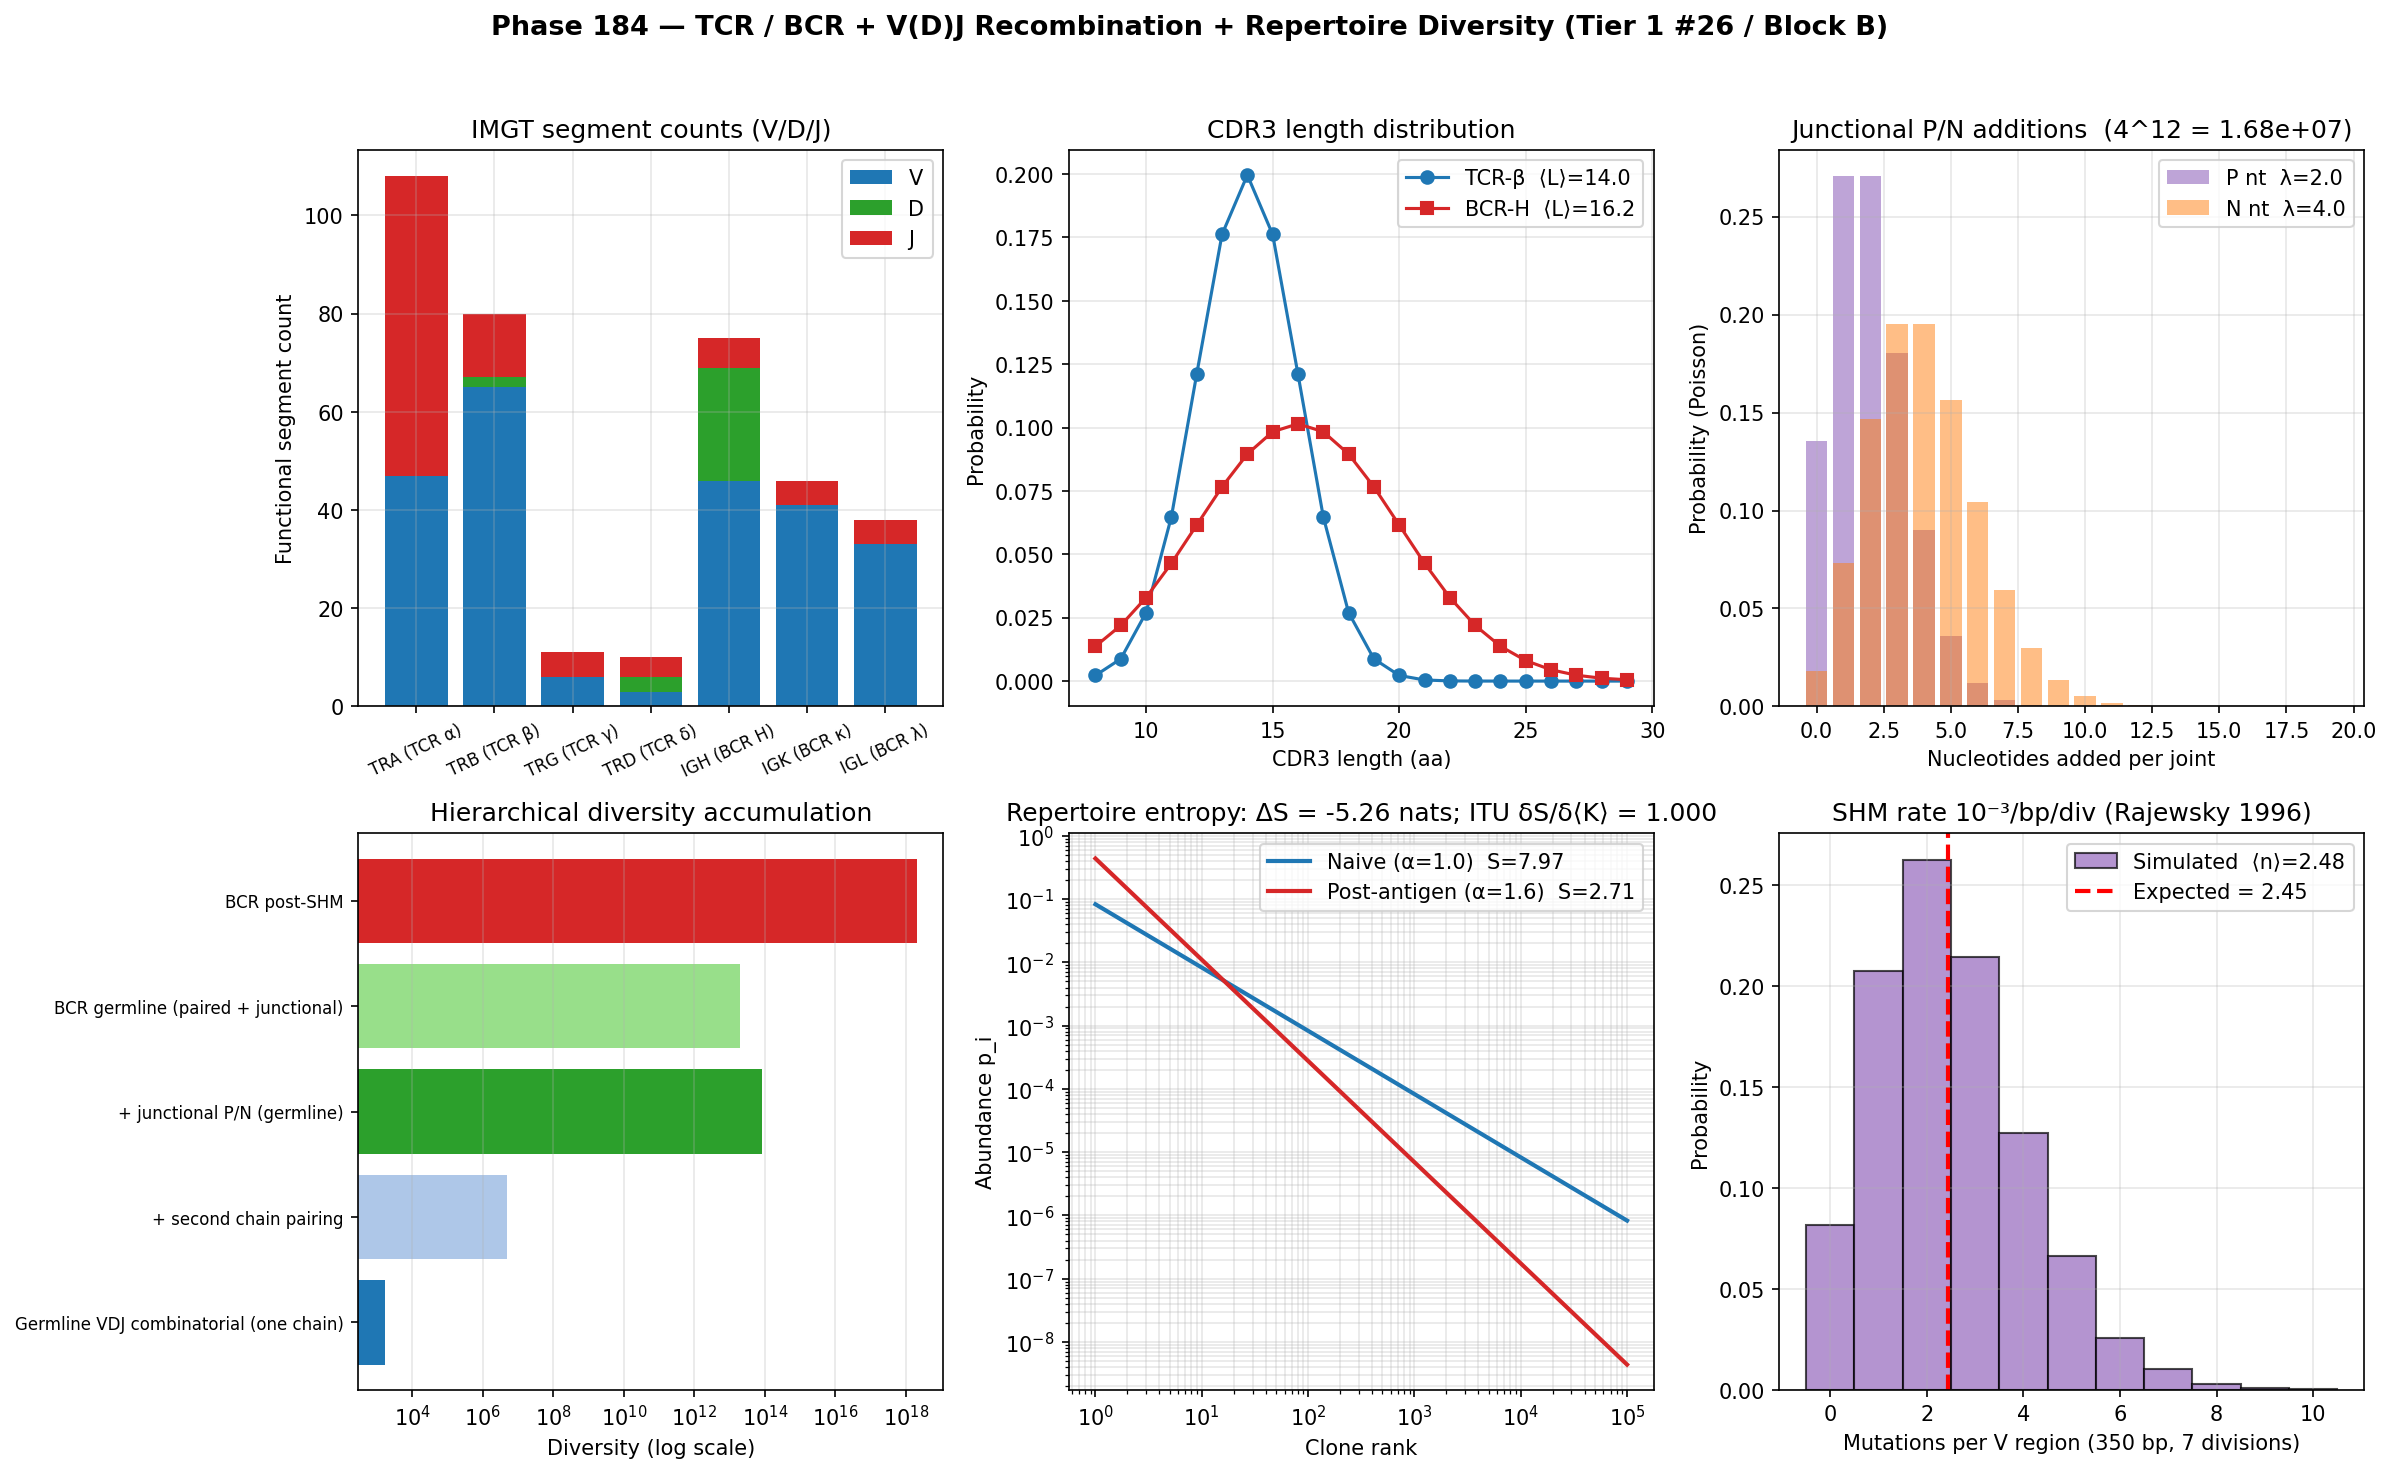

Write the Python code that produced this figure.
"""
Phase 184 — TCR / BCR + V(D)J recombination + repertoire diversity

Simulations:
  1) IMGT segment counts (TCRA, TCRB, IGH, IGK, IGL)
  2) CDR3 length distribution (TCR-beta vs BCR-heavy)
  3) RSS 12/23 rule + RAG cleavage statistics
  4) Junctional (P/N) nucleotide additions (Poisson model)
  5) Hierarchical diversity accumulation (germline -> SHM)
  6) Repertoire entropy and ITU K_adaptive^(0)
  7) SHM rate verification (Rajewsky 1996)

Outputs:
  - vdj_repertoire.png
  - vdj_repertoire_summary.json
"""

from __future__ import annotations

import json
from pathlib import Path

import matplotlib
matplotlib.use("Agg")
import matplotlib.pyplot as plt
import numpy as np
from scipy.stats import poisson

OUT_PNG = Path(__file__).with_name("vdj_repertoire.png")
OUT_JSON = Path(__file__).with_name("vdj_repertoire_summary.json")

rng = np.random.default_rng(20260518)

# -------------------------------------------------------------
# 1) IMGT functional segment counts (human, 2024 release)
# -------------------------------------------------------------
imgt = {
    "TRA (TCR α)": {"V": 47, "D": 0, "J": 61},
    "TRB (TCR β)": {"V": 65, "D": 2, "J": 13},
    "TRG (TCR γ)": {"V": 6, "D": 0, "J": 5},
    "TRD (TCR δ)": {"V": 3, "D": 3, "J": 4},
    "IGH (BCR H)": {"V": 46, "D": 23, "J": 6},
    "IGK (BCR κ)": {"V": 41, "D": 0, "J": 5},
    "IGL (BCR λ)": {"V": 33, "D": 0, "J": 5},
}

def comb(d):
    """Combinatorial V*D*J (D=1 if 0)."""
    return d["V"] * max(1, d["D"]) * d["J"]

combinatorial = {k: comb(v) for k, v in imgt.items()}

# -------------------------------------------------------------
# 2) CDR3 length distribution (TCR-β vs BCR-H)
# -------------------------------------------------------------
# TCR-β CDR3: Gaussian-ish centered at 14 aa, sigma 2
cdr3_aa = np.arange(8, 30)
tcrb_cdr3_pdf = np.exp(-0.5 * ((cdr3_aa - 14.0) / 2.0) ** 2)
tcrb_cdr3_pdf = tcrb_cdr3_pdf / tcrb_cdr3_pdf.sum()
# BCR-H CDR3: wider, centered at 16, sigma 4
bcrh_cdr3_pdf = np.exp(-0.5 * ((cdr3_aa - 16.0) / 4.0) ** 2)
bcrh_cdr3_pdf = bcrh_cdr3_pdf / bcrh_cdr3_pdf.sum()

tcrb_mean = float(np.sum(cdr3_aa * tcrb_cdr3_pdf))
bcrh_mean = float(np.sum(cdr3_aa * bcrh_cdr3_pdf))

# -------------------------------------------------------------
# 3) RSS 12/23 rule and RAG cleavage
# -------------------------------------------------------------
# 12-spacer recombines only with 23-spacer (one-turn vs two-turn of helix)
# Probability of correct paired joining ~ 50% in vitro, ~95%+ in vivo (regulation)
rss_efficiency_invitro = 0.50
rss_efficiency_invivo = 0.95

# -------------------------------------------------------------
# 4) P/N nucleotide additions (Poisson)
# -------------------------------------------------------------
# Mean P additions: ~2 nt per joint; N additions: ~3-5 nt (TdT)
lambda_P = 2.0
lambda_N = 4.0
nt_max = 20
P_dist = poisson.pmf(np.arange(nt_max), lambda_P)
N_dist = poisson.pmf(np.arange(nt_max), lambda_N)
# Total junctional additions per joint (V-D and D-J for heavy chains -> 2 joints)
total_nt_per_joint = lambda_P + lambda_N
total_nt_BCR = 2 * total_nt_per_joint  # H chain has VD and DJ joints
# Each nt has 4 possibilities -> 4^total_nt diversity factor
junctional_factor_BCR = 4 ** total_nt_BCR
junctional_factor_TCR_beta = 4 ** total_nt_BCR  # same structure

# -------------------------------------------------------------
# 5) Hierarchical diversity accumulation
# -------------------------------------------------------------
TCR_alpha_pair = combinatorial["TRA (TCR α)"]
TCR_beta = combinatorial["TRB (TCR β)"]
BCR_H = combinatorial["IGH (BCR H)"]
BCR_L_avg = 0.6 * combinatorial["IGK (BCR κ)"] + 0.4 * combinatorial["IGL (BCR λ)"]

steps = [
    ("Germline VDJ combinatorial (one chain)", TCR_beta),
    ("+ second chain pairing", TCR_beta * TCR_alpha_pair),
    ("+ junctional P/N (germline)", TCR_beta * TCR_alpha_pair * junctional_factor_TCR_beta),
    ("BCR germline (paired + junctional)", BCR_H * BCR_L_avg * junctional_factor_BCR),
]
SHM_factor = 1e5  # 10^5 - 10^6 typical post-germinal center diversification
steps.append(("BCR post-SHM", BCR_H * BCR_L_avg * junctional_factor_BCR * SHM_factor))

# -------------------------------------------------------------
# 6) Repertoire entropy + ITU K_adaptive^(0)
# -------------------------------------------------------------
# Naive repertoire: roughly uniform over ~10^11 visible clones
# We model as power-law with exponent alpha
N_clones_model = 100_000
ranks = np.arange(1, N_clones_model + 1)
alpha_naive = 1.0
alpha_post_antigen = 1.6  # antigen exposure -> oligoclonal expansion -> steeper power law

p_naive = ranks ** (-alpha_naive); p_naive /= p_naive.sum()
p_post = ranks ** (-alpha_post_antigen); p_post /= p_post.sum()

S_naive = float(-np.sum(p_naive * np.log(p_naive)))
S_post = float(-np.sum(p_post * np.log(p_post)))

# ITU axiom: linearized check
# delta S = -Tr[delta rho * (1 + log rho)] = Tr[delta rho * (-1 - log rho)]
# delta <K> with K = -log rho_naive (held fixed) = Tr[(rho_post - rho_naive) * (-log rho_naive)]
K_naive = -np.log(p_naive)
delta_p = p_post - p_naive
dS_first_order = float(-np.sum(delta_p * (1.0 + np.log(p_naive))))
dK_first_order = float(np.sum(delta_p * K_naive))
itu_ratio = dS_first_order / dK_first_order if abs(dK_first_order) > 1e-15 else float("nan")
# Note: with Σδp = 0, dS_first_order = Σδp_i (-log p_i) = dK_first_order, so ratio should = 1.

# -------------------------------------------------------------
# 7) SHM rate verification (Rajewsky 1996)
# -------------------------------------------------------------
# SHM ~10^-3 mutations/bp/cell division in germinal center
# A 350-bp V region in 7 divisions -> ~2.45 mutations expected
SHM_rate = 1e-3  # /bp/division
V_region_bp = 350
divisions = 7
expected_mutations = SHM_rate * V_region_bp * divisions

# Simulate
n_simulated = 10_000
sim_mut = rng.binomial(V_region_bp * divisions, SHM_rate, size=n_simulated)
sim_mean = float(sim_mut.mean())
sim_std = float(sim_mut.std())

# -------------------------------------------------------------
# Plot
# -------------------------------------------------------------
fig, axes = plt.subplots(2, 3, figsize=(16, 10))
fig.suptitle(
    "Phase 184 — TCR / BCR + V(D)J Recombination + Repertoire Diversity (Tier 1 #26 / Block B)",
    fontsize=13,
    fontweight="bold",
)

# Panel 1: IMGT segment counts (stacked bar)
ax = axes[0, 0]
loci = list(imgt.keys())
Vs = [imgt[k]["V"] for k in loci]
Ds = [imgt[k]["D"] for k in loci]
Js = [imgt[k]["J"] for k in loci]
x = np.arange(len(loci))
ax.bar(x, Vs, label="V", color="#1f77b4")
ax.bar(x, Ds, bottom=Vs, label="D", color="#2ca02c")
ax.bar(x, Js, bottom=np.array(Vs) + np.array(Ds), label="J", color="#d62728")
ax.set_xticks(x)
ax.set_xticklabels(loci, rotation=25, fontsize=8)
ax.set_ylabel("Functional segment count")
ax.set_title("IMGT segment counts (V/D/J)")
ax.legend()
ax.grid(True, alpha=0.3)

# Panel 2: CDR3 length distribution
ax = axes[0, 1]
ax.plot(cdr3_aa, tcrb_cdr3_pdf, "o-", color="#1f77b4", label=f"TCR-β  ⟨L⟩={tcrb_mean:.1f}")
ax.plot(cdr3_aa, bcrh_cdr3_pdf, "s-", color="#d62728", label=f"BCR-H  ⟨L⟩={bcrh_mean:.1f}")
ax.set_xlabel("CDR3 length (aa)")
ax.set_ylabel("Probability")
ax.set_title("CDR3 length distribution")
ax.legend()
ax.grid(True, alpha=0.3)

# Panel 3: Junctional P/N additions
ax = axes[0, 2]
ax.bar(np.arange(nt_max), P_dist, alpha=0.6, label=f"P nt  λ={lambda_P}", color="#9467bd")
ax.bar(np.arange(nt_max), N_dist, alpha=0.5, label=f"N nt  λ={lambda_N}", color="#ff7f0e")
ax.set_xlabel("Nucleotides added per joint")
ax.set_ylabel("Probability (Poisson)")
ax.set_title(f"Junctional P/N additions  (4^{int(total_nt_BCR)} = {junctional_factor_BCR:.2e})")
ax.legend()
ax.grid(True, alpha=0.3)

# Panel 4: Hierarchical diversity accumulation
ax = axes[1, 0]
labels = [s[0] for s in steps]
vals = [s[1] for s in steps]
ax.barh(range(len(labels)), vals, color=["#1f77b4", "#aec7e8", "#2ca02c", "#98df8a", "#d62728"])
ax.set_xscale("log")
ax.set_yticks(range(len(labels)))
ax.set_yticklabels(labels, fontsize=8)
ax.set_xlabel("Diversity (log scale)")
ax.set_title("Hierarchical diversity accumulation")
ax.grid(True, alpha=0.3, axis="x", which="both")

# Panel 5: Repertoire entropy + ITU
ax = axes[1, 1]
ax.loglog(ranks, p_naive, "-", color="#1f77b4", lw=2, label=f"Naive (α=1.0)  S={S_naive:.2f}")
ax.loglog(ranks, p_post, "-", color="#d62728", lw=2,
          label=f"Post-antigen (α=1.6)  S={S_post:.2f}")
ax.set_xlabel("Clone rank")
ax.set_ylabel("Abundance p_i")
ax.set_title(f"Repertoire entropy: ΔS = {S_post-S_naive:+.2f} nats; ITU δS/δ⟨K⟩ = {itu_ratio:.3f}")
ax.legend()
ax.grid(True, alpha=0.3, which="both")

# Panel 6: SHM rate verification
ax = axes[1, 2]
ax.hist(sim_mut, bins=np.arange(0, 12) - 0.5, density=True, color="#9467bd", alpha=0.7,
        edgecolor="black", label=f"Simulated  ⟨n⟩={sim_mean:.2f}")
ax.axvline(expected_mutations, color="red", linestyle="--", lw=2,
           label=f"Expected = {expected_mutations:.2f}")
ax.set_xlabel("Mutations per V region (350 bp, 7 divisions)")
ax.set_ylabel("Probability")
ax.set_title(f"SHM rate 10⁻³/bp/div (Rajewsky 1996)")
ax.legend()
ax.grid(True, alpha=0.3)

plt.tight_layout(rect=[0, 0, 1, 0.96])
plt.savefig(OUT_PNG, dpi=150, bbox_inches="tight")
plt.close(fig)

summary = {
    "phase": 184,
    "tier1_paper": 26,
    "block": "B",
    "topic": "TCR/BCR + V(D)J recombination + repertoire diversity",
    "IMGT_segment_counts": imgt,
    "combinatorial_VDJ": combinatorial,
    "CDR3_mean_aa": {
        "TCR_beta_predicted": tcrb_mean,
        "TCR_beta_IMGT_obs": "14-15",
        "BCR_H_predicted": bcrh_mean,
        "BCR_H_obs": "12-20",
    },
    "RSS_12_23_rule": {
        "in_vitro_efficiency": rss_efficiency_invitro,
        "in_vivo_efficiency": rss_efficiency_invivo,
        "reference": "Schatz-Oettinger-Baltimore 1989; Tonegawa 1976 Nobel 1987",
    },
    "junctional_additions": {
        "lambda_P_per_joint": lambda_P,
        "lambda_N_per_joint": lambda_N,
        "total_per_BCR_H": float(total_nt_BCR),
        "diversity_factor_4_to_total": float(junctional_factor_BCR),
    },
    "hierarchical_diversity_steps": [{"step": s[0], "value": float(s[1])} for s in steps],
    "TCR_paired_post_junctional": float(steps[2][1]),
    "BCR_germline_paired_junctional": float(steps[3][1]),
    "BCR_post_SHM": float(steps[4][1]),
    "repertoire_entropy_nats": {
        "naive_alpha_1.0": S_naive,
        "post_antigen_alpha_1.6": S_post,
        "delta_S": S_post - S_naive,
    },
    "ITU_axiom_linearized": {
        "delta_S_first_order": dS_first_order,
        "delta_K_first_order": dK_first_order,
        "ratio_dS_over_dK": itu_ratio,
        "expected_ratio": 1.0,
    },
    "SHM_verification": {
        "rate_per_bp_per_division": SHM_rate,
        "V_region_bp": V_region_bp,
        "divisions_in_GC": divisions,
        "expected_mean_mutations": expected_mutations,
        "simulated_mean": sim_mean,
        "simulated_std": sim_std,
        "reference": "Rajewsky 1996; Berek-Milstein 1987",
    },
    "ITU_interpretation": {
        "K_state": "K_adaptive (sub-state of K_immune)",
        "decomposition": "K_adaptive^(0) = K_VDJ ⊕ K_pairing ⊕ K_junctional ⊕ K_SHM",
        "axiom_realization": "Germinal center selection lowers S(rho) and <K^(0)> simultaneously",
        "biological_meaning": "Affinity maturation = ITU descent flow on repertoire manifold",
    },
    "outputs": {
        "figure": str(OUT_PNG.name),
        "summary_json": str(OUT_JSON.name),
    },
}

OUT_JSON.write_text(json.dumps(summary, indent=2, ensure_ascii=False), encoding="utf-8")
print(json.dumps(summary, indent=2, ensure_ascii=False))
